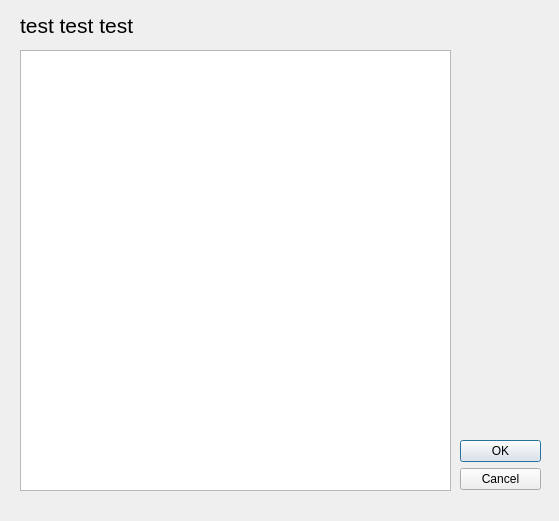
<?xml version="1.0" encoding="UTF-8"?>
<ui version="4.0">
 <class>CustomTrip</class>
 <widget class="QDialog" name="CustomTrip">
  <property name="geometry">
   <rect>
    <x>0</x>
    <y>0</y>
    <width>559</width>
    <height>521</height>
   </rect>
  </property>
  <property name="windowTitle">
   <string>Dialog</string>
  </property>
  <widget class="QDialogButtonBox" name="buttonBox">
   <property name="geometry">
    <rect>
     <x>460</x>
     <y>440</y>
     <width>81</width>
     <height>71</height>
    </rect>
   </property>
   <property name="orientation">
    <enum>Qt::Vertical</enum>
   </property>
   <property name="standardButtons">
    <set>QDialogButtonBox::Cancel|QDialogButtonBox::Ok</set>
   </property>
  </widget>
  <widget class="QLabel" name="label">
   <property name="geometry">
    <rect>
     <x>20</x>
     <y>10</y>
     <width>501</width>
     <height>31</height>
    </rect>
   </property>
   <property name="font">
    <font>
     <pointsize>16</pointsize>
    </font>
   </property>
   <property name="text">
    <string>test test test</string>
   </property>
  </widget>
  <widget class="QListWidget" name="listView">
   <property name="geometry">
    <rect>
     <x>20</x>
     <y>50</y>
     <width>431</width>
     <height>441</height>
    </rect>
   </property>
  </widget>
 </widget>
 <resources/>
 <connections>
  <connection>
   <sender>buttonBox</sender>
   <signal>accepted()</signal>
   <receiver>CustomTrip</receiver>
   <slot>accept()</slot>
   <hints>
    <hint type="sourcelabel">
     <x>248</x>
     <y>254</y>
    </hint>
    <hint type="destinationlabel">
     <x>157</x>
     <y>274</y>
    </hint>
   </hints>
  </connection>
  <connection>
   <sender>buttonBox</sender>
   <signal>rejected()</signal>
   <receiver>CustomTrip</receiver>
   <slot>reject()</slot>
   <hints>
    <hint type="sourcelabel">
     <x>316</x>
     <y>260</y>
    </hint>
    <hint type="destinationlabel">
     <x>286</x>
     <y>274</y>
    </hint>
   </hints>
  </connection>
 </connections>
</ui>
